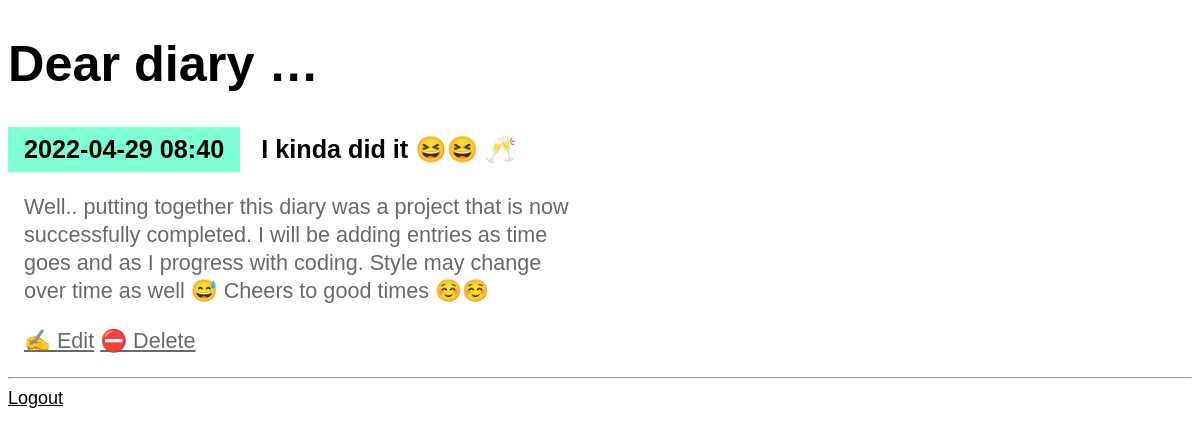
The page /entry/2 (signed in) on the database its author committed.
### entries/models.py (models this page shows, shortened)
class Entry(models.Model):
    title = models.CharField(max_length=200)
    content = models.TextField()
    date_created = models.DateTimeField(default=timezone.now)
    class Meta:
        verbose_name_plural = "Entries"

### entries/views.py (the view)
class EntryDetailView(LockedView, DetailView):
    model = Entry

### entries/templates/entries/entry_detail.html
{% extends "entries/base.html" %}
{% block content %}
    <article>
        <h2>{{ entry.date_created|date:'Y-m-d H:i' }}</h2>
        <h3>{{ entry.title }}</h3>
        <p>{{ entry.content }}</p>
    </article>
    <p>
        <a href="{% url 'entry-update' entry.id %}">✍️ Edit</a>
        <a href="{% url 'entry-delete' entry.id %}">⛔ Delete</a>
    </p>
{% endblock %}

### entries/static/css/diary.css (style rules this page uses)
* { box-sizing: border-box; }
body { font-family: sans-serif; font-size: 18px; }
a { color: inherit; }
h2, h3 { font-size: 1.4em; margin: 0; display: inline-block; padding: 0.5rem 1rem; vertical-align: top; }
h2 { background-color: aquamarine; }
article { margin-bottom: 0.5rem; }
p { font-size: 1.2em; padding-left: 1rem; line-height: 1.3em; max-width: 36rem; color: dimgray; }

### rows shown on the page
Entry: date_created "2022-04-29 08:40", title "I kinda did it 😆😆 🥂", content "Well.. putting together this diary was a project that is now successfully completed. I will be adding entries as time goes and as I progress with coding. Style may change over time as well 😅 Cheers to good times ☺️☺️"
